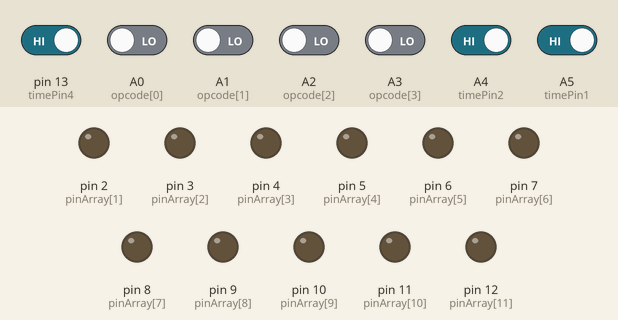
Bench run of a sketch on a simulated Arduino Uno, built with avr-gcc and run on an emulated ATmega328P. On the bench: output pins drawn as LEDs (lit = HIGH). The inputs (shaded band) are chosen by the test bench; at power-on: A4 (timePin2), A5 (timePin1), pin 13 (timePin4) HIGH, A0 (opcode[0]), A1 (opcode[1]), A2 (opcode[2]), A3 (opcode[3]) LOW. Pins used as bus, display or sensor lines are not drawn.

Above: at 1.2 s.
1.3 s: pin 13 (timePin4) driven LOW
At 1.8 s:
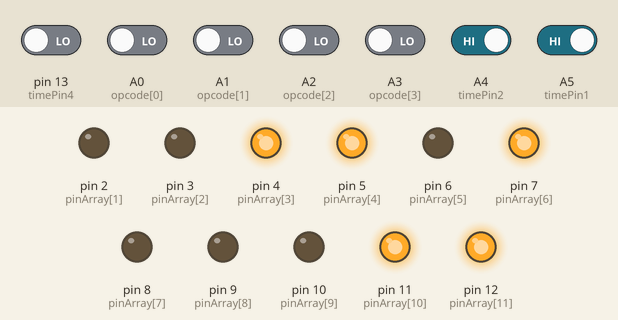
2.8 s: A4 (timePin2) driven LOW
At 4.0 s:
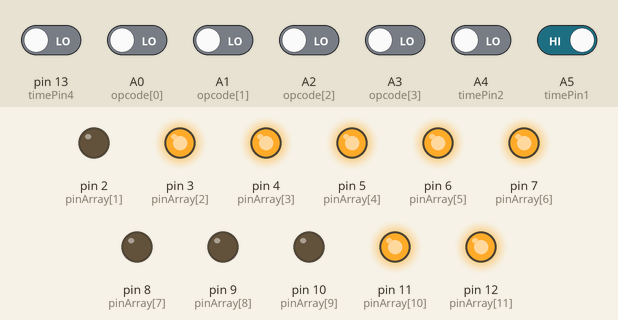
4.3 s: A5 (timePin1) driven LOW
At 5.3 s:
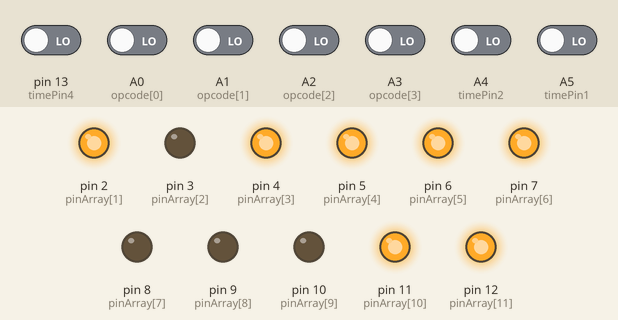
5.8 s: pin 13 (timePin4) driven HIGH
At 6.4 s:
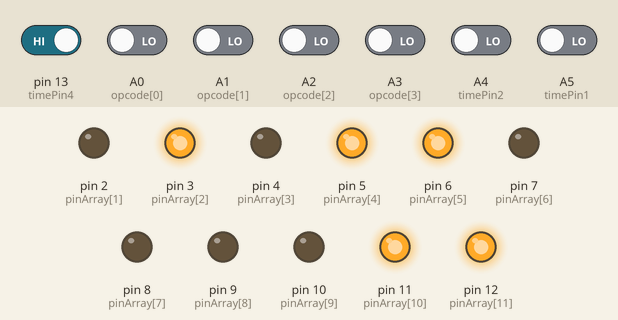
7.3 s: A2 (opcode[2]) driven HIGH
At 7.6 s:
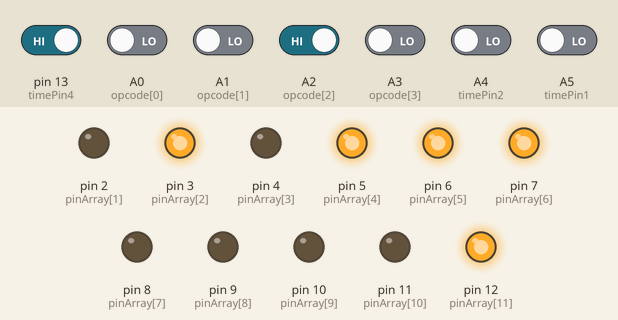
8.8 s: A5 (timePin1) driven HIGH
At 9.9 s:
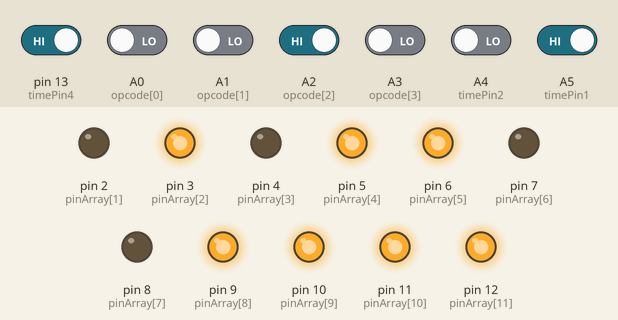
Timing chart, 0 to 11.3 s (numbered marks = the images above; inputs shaded):
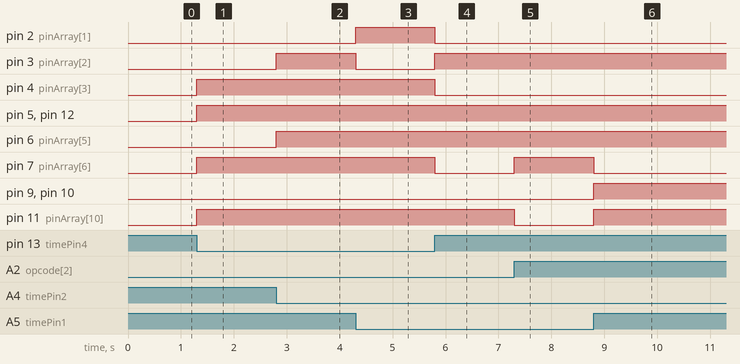

The sketch:

sequencer.ino
```cpp
#define time_delay 500

int pinArray[]= {1,2,3,4,5,6,7,8,9,10,11,12};
int opcode[] = {A0,A1,A2,A3};
int timePin4 = 13;
int timePin2 = A4;
int timePin1 = A5;

int output[][13] ={{ 0,1,0,1, 1,1,1,0, 0,0,1,1},
                {1,0,1,1, 1,1,1,0, 0,0,1,1},
                {0,0,1,0, 0,1,1,0, 0,0,1,1},

                {0,0,0,1, 1,0,1,0, 0,0,1,1},
                {0,0,1,0, 1,1,0,0, 0,0,1,1},
                {0,0,1,1, 1,1,1,0, 0,0,1,1},

                {0,0,0,1, 1,0,1,0, 0,0,1,1},
                {0,0,1,0, 1,1,1,0, 0,0,0,1},
                {0,0,1,1, 1,1,0,0, 0,1,1,1},

                {0,0,0,1, 1,0,1,0, 0,0,1,1},
                {0,0,1,0, 1,1,1,0, 0,0,0,1},
                {0,0,1,0, 1,1,0,0, 1,1,1,1},

                {0,0,1,1, 1,1,1,1, 0,0,1,0},
                {0,0,1,1, 1,1,1,1, 0,0,1,1},
                {0,0,1,1, 1,1,1,1, 0,0,1,1},

                {0,0,1,0, 0,1,1,0, 0,0,1,1}};


void setup(){
  // put your setup code here, to run once:

  for(int x =0; x < 12; x++){
    pinMode(pinArray[x], OUTPUT);
  }
  for(int x = 0; x< 4 ; x++){
    pinMode(opcode[x], INPUT);
  }
  pinMode(timePin4, INPUT);
  pinMode(timePin2, INPUT);
  pinMode(timePin1, INPUT);
  Serial.begin(9600);

}

void loop() {

  if(digitalRead(timePin4) == LOW && digitalRead(timePin2) == LOW &&
  digitalRead(timePin1) == LOW){
    for(int x= 0;x < 12; x++){
      digitalWrite(pinArray[x],output[0][x]);
    }
  }
  else if(digitalRead(timePin4) == LOW && digitalRead(timePin2) == LOW &&
  digitalRead(timePin1) == HIGH){
    for(int x= 0;x < 12; x++){
      digitalWrite(pinArray[x],output[1][x]);
    }
  }
  //010
  if(digitalRead(timePin4) == LOW && digitalRead(timePin2) == HIGH &&
  digitalRead(timePin1) == LOW){
    for(int x= 0;x < 12; x++){
      digitalWrite(pinArray[x],output[2][x]);
    }
  }
  //011 2
  if(digitalRead(timePin4) == LOW && digitalRead(timePin2) == HIGH &&
  digitalRead(timePin1) == HIGH && digitalRead(opcode[0]) == LOW && digitalRead(opcode[1]) == LOW && digitalRead(opcode[2]) == LOW && digitalRead(opcode[3]) == LOW ){
    for(int x= 0;x < 12; x++){
      digitalWrite(pinArray[x],output[3][x]);
    }
  }
  //100
  if(digitalRead(timePin4) == HIGH && digitalRead(timePin2) == LOW &&
  digitalRead(timePin1) == LOW && digitalRead(opcode[0]) == LOW && digitalRead(opcode[1]) == LOW && digitalRead(opcode[2]) == LOW && digitalRead(opcode[3]) == LOW ){
    for(int x= 0;x < 12; x++){
      digitalWrite(pinArray[x],output[4][x]);
    }
  }
  //101 2
  if(digitalRead(timePin4) == HIGH && digitalRead(timePin2) == LOW &&
  digitalRead(timePin1) == HIGH && digitalRead(opcode[0]) == LOW && digitalRead(opcode[1]) == LOW && digitalRead(opcode[2]) == LOW && digitalRead(opcode[3]) == LOW ){
    for(int x= 0;x < 12; x++){
      digitalWrite(pinArray[x],output[5][x]);
    }
  }
  //011 3
  if(digitalRead(timePin4) == LOW && digitalRead(timePin2) == HIGH &&
  digitalRead(timePin1) == HIGH && digitalRead(opcode[0]) == LOW && digitalRead(opcode[1]) == LOW && digitalRead(opcode[2]) == LOW && digitalRead(opcode[3]) == HIGH ){
    for(int x= 0;x < 12; x++){
      digitalWrite(pinArray[x],output[6][x]);
    }
  }
  //100 3
  if(digitalRead(timePin4) == HIGH && digitalRead(timePin2) == LOW &&
  digitalRead(timePin1) == LOW && digitalRead(opcode[0]) == LOW && digitalRead(opcode[1]) == LOW && digitalRead(opcode[2]) == LOW && digitalRead(opcode[3]) == HIGH){
    for(int x= 0;x < 12; x++){
      digitalWrite(pinArray[x],output[7][x]);
    }
  }
  //101 3
  if(digitalRead(timePin4) == HIGH && digitalRead(timePin2) == LOW &&
  digitalRead(timePin1) == HIGH && digitalRead(opcode[0]) == LOW && digitalRead(opcode[1]) == LOW && digitalRead(opcode[2]) == LOW && digitalRead(opcode[3]) == HIGH){
    for(int x= 0;x < 12; x++){
      digitalWrite(pinArray[x],output[8][x]);
    }
  }
  //011 4
  if(digitalRead(timePin4) == LOW && digitalRead(timePin2) == HIGH &&
  digitalRead(timePin1) == HIGH && digitalRead(opcode[0]) == LOW && digitalRead(opcode[1]) == LOW && digitalRead(opcode[2]) == HIGH && digitalRead(opcode[3]) == LOW){
    for(int x= 0;x < 12; x++){
      digitalWrite(pinArray[x],output[9][x]);
    }
  }
  //100 4
  if(digitalRead(timePin4) == HIGH && digitalRead(timePin2) == LOW &&
  digitalRead(timePin1) == LOW && digitalRead(opcode[0]) == LOW && digitalRead(opcode[1]) == LOW && digitalRead(opcode[2]) == HIGH && digitalRead(opcode[3]) == LOW){
    for(int x= 0;x < 12; x++){
      digitalWrite(pinArray[x],output[10][x]);
    }
  }
  //101 4
  if(digitalRead(timePin4) == HIGH && digitalRead(timePin2) == LOW &&
  digitalRead(timePin1) == HIGH && digitalRead(opcode[0]) == LOW && digitalRead(opcode[1]) == LOW && digitalRead(opcode[2]) == HIGH && digitalRead(opcode[3]) == LOW){
    for(int x= 0;x < 12; x++){
      digitalWrite(pinArray[x],output[11][x]);
    }
  }
  //011 5
  if(digitalRead(timePin4) == LOW && digitalRead(timePin2) == HIGH &&
  digitalRead(timePin1) == HIGH && digitalRead(opcode[0]) == HIGH && digitalRead(opcode[1]) == HIGH && digitalRead(opcode[2]) == HIGH && digitalRead(opcode[3]) == LOW){
    for(int x= 0;x < 12; x++){
      digitalWrite(pinArray[x],output[12][x]);
    }
  }
  //100 5
  if(digitalRead(timePin4) == HIGH && digitalRead(timePin2) == LOW &&
  digitalRead(timePin1) == LOW && digitalRead(opcode[0]) == HIGH && digitalRead(opcode[1]) == HIGH && digitalRead(opcode[2]) == HIGH && digitalRead(opcode[3]) == LOW){
    for(int x= 0;x < 12; x++){
      digitalWrite(pinArray[x],output[13][x]);
    }
  }
  //101 5
  if(digitalRead(timePin4) == HIGH && digitalRead(timePin2) == LOW &&
  digitalRead(timePin1) == HIGH && digitalRead(opcode[0]) == HIGH && digitalRead(opcode[1]) == HIGH && digitalRead(opcode[2]) == HIGH && digitalRead(opcode[3]) == LOW){
    for(int x= 0;x < 12; x++){
      digitalWrite(pinArray[x],output[14][x]);
    }
  }
  //111
  if(digitalRead(timePin4) == HIGH && digitalRead(timePin2) == HIGH &&
  digitalRead(timePin1) == HIGH && digitalRead(opcode[0]) == HIGH && digitalRead(opcode[1]) == HIGH && digitalRead(opcode[2]) == HIGH && digitalRead(opcode[3]) == HIGH){
    for(int x= 0;x < 12; x++){
      digitalWrite(pinArray[x],output[16][x]);
    }
  }


}
```

Measured:
- after the input at 1.3 s, pin 4 (pinArray[3]), pin 5 (pinArray[4]), pin 7 (pinArray[6]), pin 11 (pinArray[10]), pin 12 (pinArray[11]): LOW → HIGH at once
- after the input at 2.8 s, pin 3 (pinArray[2]), pin 6 (pinArray[5]): LOW → HIGH at once
- after the input at 4.3 s, pin 2 (pinArray[1]): LOW → HIGH at once; pin 3 (pinArray[2]): HIGH → LOW at once
- after the input at 5.8 s, pin 2 (pinArray[1]), pin 4 (pinArray[3]), pin 7 (pinArray[6]): HIGH → LOW at once; pin 3 (pinArray[2]): LOW → HIGH at once
- after the input at 7.3 s, pin 7 (pinArray[6]): LOW → HIGH at once; pin 11 (pinArray[10]): HIGH → LOW at once
- after the input at 8.8 s, pin 7 (pinArray[6]): HIGH → LOW at once; pin 9 (pinArray[8]), pin 10 (pinArray[9]), pin 11 (pinArray[10]): LOW → HIGH at once
